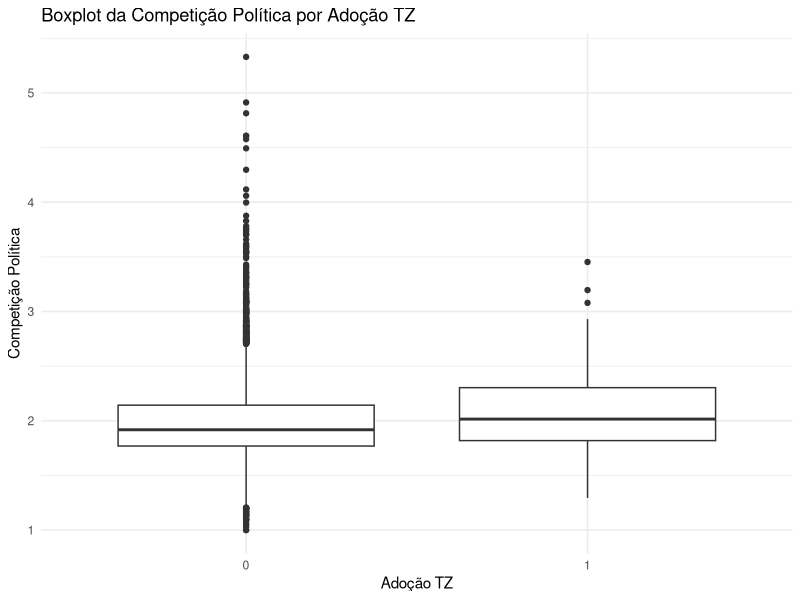
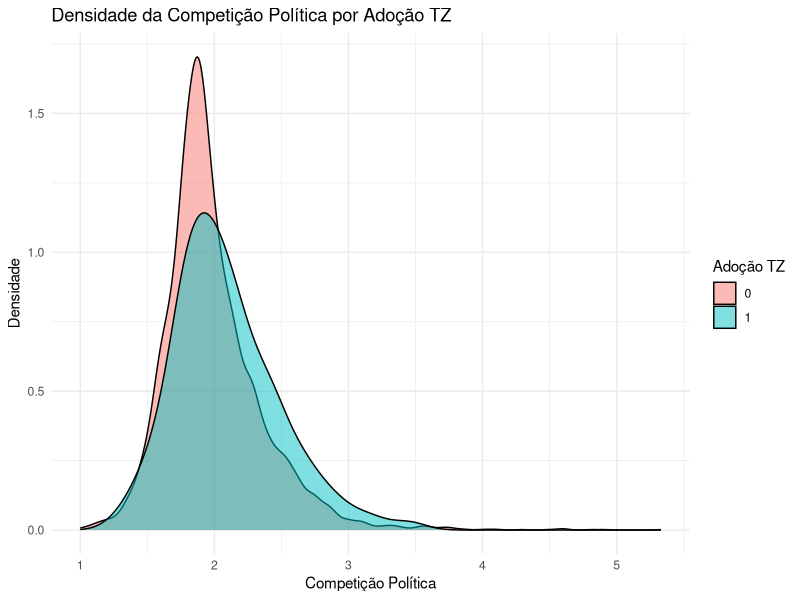

R code for these plots, in order:
## ---- chunk 1
library(dplyr)
library(ggplot2)
library(readxl)

banco <- read_excel("banco.xlsx")

t_test_result <- t.test(CompetiçãoPolítica ~ adotatz, data = banco)

t_test_result
## ---- chunk 2
# Boxplot da CompetiçãoPolítica por adotatz
boxplot <- ggplot(banco, aes(x = factor(adotatz), y = CompetiçãoPolítica)) +
  geom_boxplot() +
  labs(x = "Adoção TZ", y = "Competição Política", title = "Boxplot da Competição Política por Adoção TZ") +
  theme_minimal()

# Gráfico de densidade da CompetiçãoPolítica por adotatz
densidade <- ggplot(banco, aes(x = CompetiçãoPolítica, fill = factor(adotatz))) +
  geom_density(alpha = 0.5) +
  labs(x = "Competição Política", y = "Densidade", fill = "Adoção TZ", title = "Densidade da Competição Política por Adoção TZ") +
  theme_minimal()

# Mostrar os gráficos
print(boxplot)
print(densidade)
